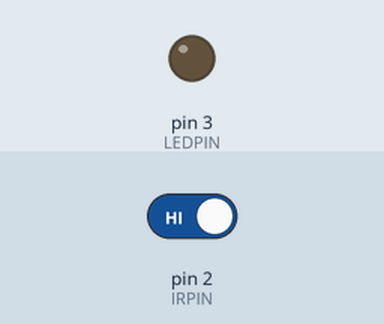
Bench run of a sketch on a simulated Arduino Uno, built with avr-gcc and run on an emulated ATmega328P. On the bench: output pins drawn as LEDs (lit = HIGH). The inputs (shaded band) are chosen by the test bench; at power-on: pin 2 (IRPIN) HIGH.

Above: at 1.2 s.
1.3 s: pin 2 (IRPIN) driven LOW
At 1.7 s:
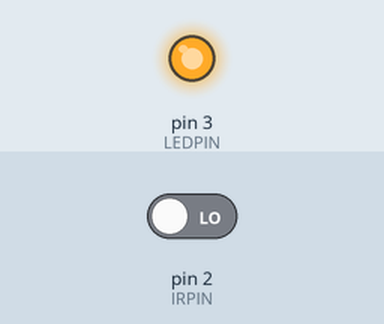
Timing chart, 0 to 4.3 s (numbered marks = the images above; inputs shaded):
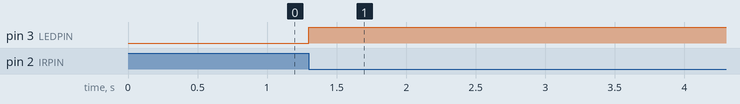

The sketch:

BadLight.ino
```cpp
#define LEDPIN 3
#define IRPIN 2
#define work_min 3

unsigned long work_time = 1000L * 60 * work_min;
unsigned long timer = 0L;
bool isLight = false;

void setup(){
  pinMode(LEDPIN, OUTPUT);
  pinMode(IRPIN, INPUT);
  attachInterrupt(0, onChange, CHANGE);
}

void onChange(){
  timer = millis() + work_time;
  if(!isLight){
    isLight = true;
    digitalWrite(LEDPIN, HIGH);
    }
}

void loop(){
  if(millis() >= timer){
    if(isLight){
      digitalWrite(LEDPIN, LOW);
      isLight = false;
    }
  }
  delay(50);
}
```

Measured:
- after the input at 1.3 s, pin 3 (LEDPIN): LOW → HIGH at once
